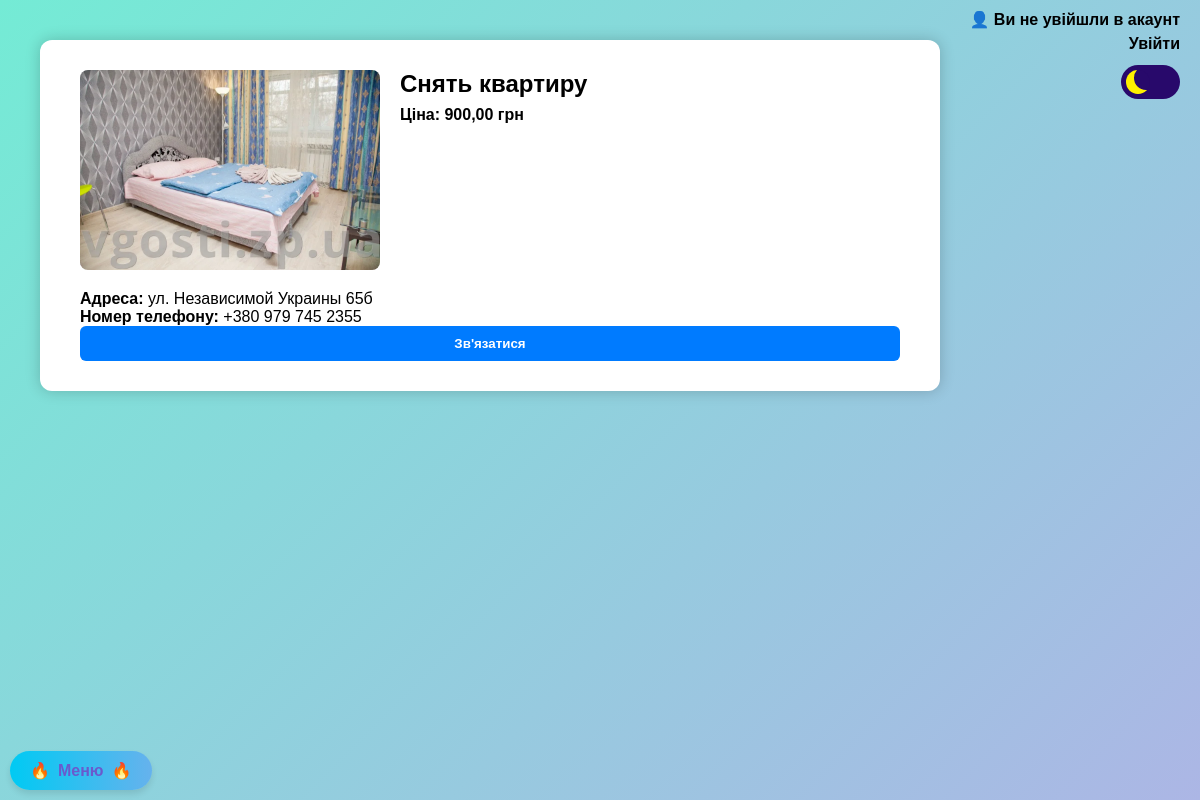
/room-info/room_id=1, run on the app's committed database.
### app/models.py (models this page shows)
class Room(models.Model):
    id = models.AutoField(primary_key=True)
    owner = models.ForeignKey(settings.AUTH_USER_MODEL, on_delete=models.CASCADE)
    title = models.CharField(max_length=200)
    description = models.TextField(null=True, blank=True)
    photo = models.ImageField(upload_to='photos/')
    price = models.DecimalField(max_digits=10, decimal_places=2, default=0.00)
    address = models.CharField(max_length=255)
    phone_number = models.CharField(max_length=15)
    created_at = models.DateTimeField(auto_now_add=True)
    first_data = models.DateField()
    last_data = models.DateField()

### app/views.py (the view)
# urls.py: path('room-info/room_id=<int:room_id>', room_info, name='room-info'),
def room_info(request, room_id):
    room = get_object_or_404(Room, id=room_id)
    context = {
        'title': f'Інформація про кімнату: {room.title}',
        'room': room,
    }
    return render(request, 'room-info.html', context)

### app/templates/room-info.html (shortened to what this page needs)
{% extends 'base.html' %}
{% load static %}
{% block title %}
    <link rel="stylesheet" href="{% static 'css/room-info.css' %}">
{% endblock %}
{% block body %}
<div class="username-display">
  {% if user.username %}
    <a href="/settings" class="login-link">👤 {{ user.username }}</a>
    <a href="/wallet" class="login-link">({{ user.wallet }})</a>
  {% else %}
    <a href="/login" class="login-link">👤 Ви не увійшли в акаунт</a>
    <a href="/login" class="login-link">Увійти</a>
  {% endif %}
  <div class="switch-wrapper">
    <label class="switch" title="Перемкнути тему">
      <span class="slider"></span>
    </label>
  </div>
</div>
<div class="background">
  <div class="container">
    <div style="display: flex; align-items: flex-start; gap: 20px; margin-bottom: 20px;">
      {% if room.photo %}
        <img src="{{ room.photo.url }}"
             alt="Фото кімнати"
             style="width: 300px; height: 200px; object-fit: cover; border-radius: 8px;">
      {% else %}
        <p class="theme-text"><em>Фото відсутнє</em></p>
      {% endif %}
      <div>
        <h2 class="theme-text" style="margin: 0 0 8px 0;">{{ room.title }}</h2>
        <p class="theme-text" style="margin: 0; font-weight: bold;">Ціна: {{ room.price }} грн</p>
      </div>
    </div>
    <p class="theme-text"><strong>Адреса:</strong> {{ room.address }}</p>
    <p class="theme-text"><strong>Номер телефону:</strong> {{ room.phone_number }}</p>
    <div class="vertical-menu">
    {% if user.username %}
      <button onclick="location.href='/rent/user_id={{ user.id }}/room_id={{ room.id }}'">Зв'язатися</button>
    {% else %}
      <button onclick="location.href='/error-continued'">Зв'язатися</button>
    {% endif %}
    </div>
  </div>
</div>
<div class="username-display">
  {% if user.username %}
    <div id="menu" class="styled-button" onclick="redirectToMenu()">
      🔥
      <span style="color: #6a5acd; text-decoration: none; font-weight: bold;">Меню</span>
      🔥
    </div>
  {% else %}
    <div id="menu" class="styled-button" onclick="redirectToMenuNone()">
      🔥
      <span style="color: #6a5acd; text-decoration: none; font-weight: bold;">Меню</span>
      🔥
    </div>
  {% endif %}
</div>
{% endblock %}

### app/static/css/room-info.css (style rules this page uses)
.theme-text { color: #000; transition: color 0.3s ease; }
.username-display { position: absolute; top: 10px; right: 20px; font-weight: bold; font-size: 16px; color: #333; display: flex; flex-direction: column; align-items: flex-end; gap: 6px; }
.username-display a { color: #000; text-decoration: none; }
* { margin: 0; padding: 0; box-sizing: border-box; font-family: Arial, sans-serif; }
body, html { height: 100%; margin: 0; background: linear-gradient(135deg, #74ebd5, #ACB6E5); color: #000; font-family: Arial, sans-serif; transition: background-color 0.3s, color 0.3s; }
.background { display: flex; justify-content: flex-start; align-items: flex-start; padding: 40px; min-height: 100vh; width: 100%; }
.container { background-color: white; padding: 30px 40px; border-radius: 12px; box-shadow: 0 0 15px rgba(0, 0, 0, 0.2); max-width: 900px; width: 100%; transition: background-color 0.3s ease, color 0.3s ease; }
button { width: 100%; padding: 10px; background-color: #007bff; color: white; border: none; border-radius: 6px; font-weight: bold; cursor: pointer; transition: background 0.3s ease; }
.styled-button { position: fixed; left: 10px; bottom: 10px; display: inline-flex; align-items: center; gap: 8px; background: linear-gradient(90deg, #00caf3, #66b2ed); color: #5f2eea; font-family: Arial, sans-serif; font-size: 16px; font-weight: bold; padding: 10px 20px; border: none; border-radius: 20px; box-shadow: 0 4px 6px rgba(0, 0, 0, 0.1); cursor: pointer; text-decoration: none; transition: transform 0.2s ease, box-shadow 0.2s ease; }
.styled-button span { color: #8b5cf6; text-decoration: underline; }
.switch-wrapper { margin-top: 6px; }
.switch { font-size: 17px; display: inline-block; width: 3.5em; height: 2em; position: relative; }
.slider { --background: #28096b; position: absolute; cursor: pointer; top: 0; left: 0; right: 0; bottom: 0; background-color: var(--background); transition: .5s; border-radius: 30px; }
.slider:before { position: absolute; content: ""; height: 1.4em; width: 1.4em; border-radius: 50%; left: 10%; bottom: 15%; box-shadow: inset 8px -4px 0px 0px #fff000; background: var(--background); transition: .5s; }

### data on the page
Room: photo (picture), title "Снять квартиру", price "900,00", address "ул. Независимой Украины 65б", phone_number "+380 979 745 2355"
